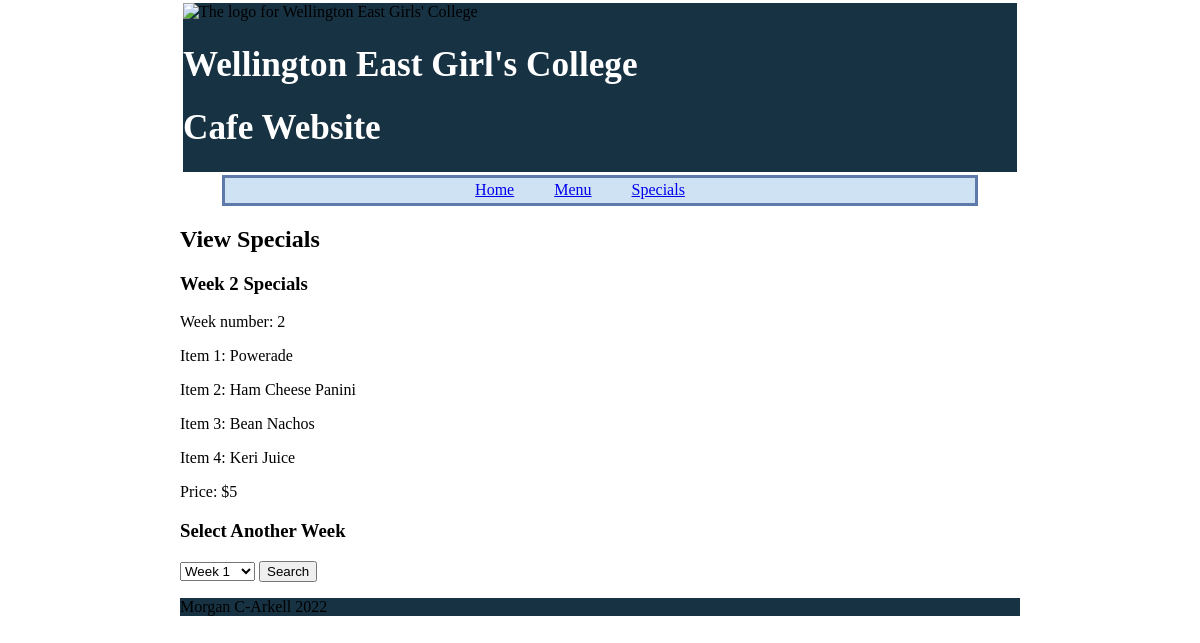
Page /specials.php?special=2 on the committed database.
### tables this page shows
CREATE TABLE `specials_info` (
  `week_number` tinyint unsigned NOT NULL AUTO_INCREMENT,
  `new_price` float unsigned NOT NULL,
  PRIMARY KEY (`week_number`)
);

CREATE TABLE `items` (
  `item_id` tinyint unsigned NOT NULL AUTO_INCREMENT,
  `item_name` varchar(20) NOT NULL,
  `price` float unsigned NOT NULL,
  `type` enum('food','drink') NOT NULL,
  `available` enum('true','false') NOT NULL,
  `dairy_free` enum('true','false') NOT NULL,
  `gluten_free` enum('true','false') NOT NULL,
  `vegetarian` enum('','vegetarian','vegan') NOT NULL,
  PRIMARY KEY (`item_id`)
);

### specials.php (the view, shortened to what this page needs)
<?php
$dbcon = mysqli_connect("localhost", "morganchongarke", "LtS3V56", "morganchongarke_assessment_v2");
if(isset($_GET['special'])){
	$id = $_GET ['special'];
}else{
	$id = 1;
}
$special_query = "SELECT week_number, new_price
					FROM specials_info
					WHERE week_number = '" . $id . "'";
$special_result = mysqli_query($dbcon, $special_query);
$special_record = mysqli_fetch_assoc($special_result);
$item_query = "SELECT items.item_name
				FROM items, specials_info, specials_items
				WHERE specials_info.week_number = '" . $id . "'
				AND specials_info.week_number = specials_items.week_number
				AND items.item_id = specials_items.item_id";
$item_result = mysqli_query($dbcon, $item_query);
$specials_menu_query = "SELECT week_number FROM specials_info ORDER BY week_number ASC";
$specials_menu_result = mysqli_query($dbcon, $specials_menu_query);
?>
<!doctype html>
<html lang="en" dir="ltr">
<head>
		<link rel="stylesheet" href="assessment.css">
</head>
<body>
	<header>
		<img id="header_image" src="images/wegc_logo.png" alt="The logo for Wellington East Girls' College">
		<br>
		<h1>Wellington East Girl's College</h1>
		<h1>Cafe Website</h1>
	</header>
	<nav>
		<ul>
			<li><a href="index.php">Home</a></li>
			<li><a href="menu.php">Menu</a></li>
			<li><a href="specials.php">Specials</a></li>
		</ul>
	</nav>
	<main>
		<h2>View Specials</h2>
		<div id = "special_view">
			<?php
				echo "<h3>Week " . $special_record['week_number'] . " Specials</h3>";
				echo "<p> Week number: ". $special_record['week_number'] . "<br>";
				$num = 1;
				while ($row = mysqli_fetch_array($item_result)) {
					echo "<p>Item ". $num . ": " . $row['item_name'];
					$num += 1;
				}
				echo "<p> Price: $". $special_record['new_price'] . "<br>";
			?>
			<h3>Select Another Week</h3>
			<form name="special" id="special" method="get" action="specials.php">
				<select name="special" id="special">
					<?php
					while($special = mysqli_fetch_assoc($specials_menu_result)){
						echo "<option value = '".$special['week_number']."'>";
						echo "Week " . $special["week_number"];
						echo "</option>";
					}
					?>
				</select>
				<input type="submit" name = "specials_button" value="Search">
			</form>
		</div>
	</main>
</body>
<footer>
	<p> Morgan C-Arkell 2022
</footer>
</html>

### assessment.css (style rules this page uses)
html { background-color: #0000; }
header { background-color: #173243; background-size: cover; overflow: hidden; box-sizing: border-box; left:0; right:0; top: 0; border: 1mm solid #FFFF; margin: 0; }
h1 { color: #FFFF; font-size: 2.2em; }
nav { padding: 0.8% 1.73%; margin-left: 5%; margin-right: 5%; font-size: 1em; background-color: #CFE2F3; overflow: hidden; border: 1mm solid #5D7AAB; position: sticky; position: -webkit-sticky; top: 0vw; padding: 1.5%; }
nav ul { list-style: none; margin: 0; padding: 0; position: absolute; float: left; left: 50%; transform: translate(-50%, -50%); }
nav ul li { list-style: none; margin: 0 2.5em 0 0; padding: 0; float: left; }
body { margin: 15%; margin-top: auto; margin-bottom: auto; background-color: #0000; background-size: 50%; font-size: 1em; }
nav ul { list-style: none; position: absolute; }
footer { background-color: #173243; box-sizing: border-box; }
header { grid-area: header; grid-column: 1 / 2; }
nav { grid-area: nav; grid-column: 1 / 2; }
footer { grid-area: footer; grid-column: 1 / 2; }

### rows in the picture
specials_info: week_number "2", new_price "5"
items: item_name "Powerade"
items: item_name "Ham Cheese Panini"
items: item_name "Bean Nachos"
items: item_name "Keri Juice"
